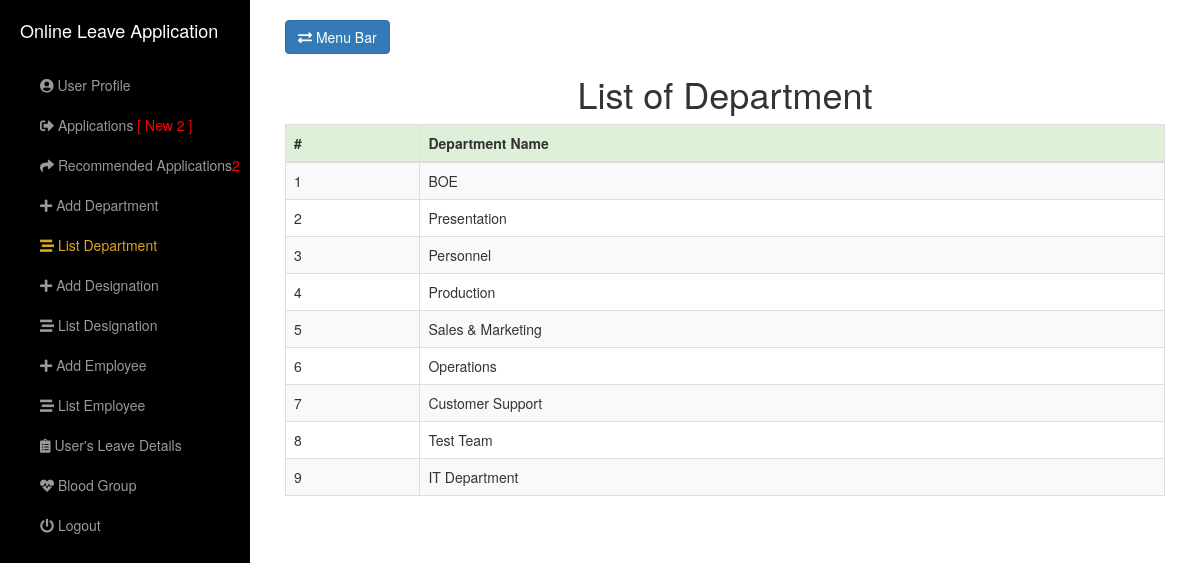
The app's page /view/ListDepartment.php (signed in) with its own data.
### tables this page shows
CREATE TABLE `employeedepartment` (
  `dptId` int(11) NOT NULL,
  `dptName` varchar(100) DEFAULT NULL,
  `dptEmployeeCodeNumberWhoAddDept` varchar(45) DEFAULT NULL
);

### model/DbOperationModel.php (called while the page is built, shortened)
<?php include("ConnectionModel.php"); ?>
<?php
class DbOperation
{
	function dbSelect($columnsName, $tablesName, $conditions)
	{
		$objConnection = new Connection();
		$objConnection->dbConnection();
		$con = $objConnection->con;
		$result = mysqli_query($con, "SELECT DISTINCT " . $columnsName . " FROM " . $tablesName . " WHERE " . $conditions);
		return $result;
	}
	function dbSelectAll($columnsName, $tablesName, $conditions)
	{
		$objConnection = new Connection();
		$objConnection->dbConnection();
		$con = $objConnection->con;
		$result = mysqli_query($con, "SELECT " . $columnsName . " FROM " . $tablesName . " WHERE " . $conditions);
		return $result;
	}
	function getForRecomandationNumber()
	{
		$objDbOperation = new DbOperation();
		$columnsName = "COUNT(lIsRecomanded)";
		$tablesName = "employeeleaveapplicationdetails";
		$conditions = "lIsRecomanded = 0";
		$result = $objDbOperation->dbSelectAll($columnsName, $tablesName, $conditions);
		return $result;
	}
	function getRecomandationNumber()
	{
		$objDbOperation = new DbOperation();
		$columnsName = "COUNT(lIsRecomanded)";
		$tablesName = "employeeleaveapplicationdetails";
		$conditions = "lIsRecomanded = 1 AND lIsApproved = 0";
		$result = $objDbOperation->dbSelectAll($columnsName, $tablesName, $conditions);
		return $result;
	}
}

### model/ConnectionModel.php (called while the page is built, shortened)
<?php
class Connection
{
	function dbConnection()
	{
		$serverName = "localhost";
		$userName = "root";
		$password = "Hunter42.";
		$con = mysqli_connect($serverName, $userName, $password);
		mysqli_select_db($con, "onleavemg");
		$this->con = $con;
	}
}
?>

### model/DepartmentModel.php (called while the page is built, shortened)
<?php include("DbOperationModel.php");?>
<?php
	class Department extends DbOperation
	{
		function getAllDpt($DescOrAsc)
		{
			$objDbOperation = new DbOperation();
			$columnsName = "*";
			$tablesName = "`employeedepartment`";
			$conditions = "1 ORDER BY `dptId`".$DescOrAsc;
			$result = $objDbOperation->dbSelect($columnsName,$tablesName,$conditions);
			return $result;
		}
	}
?>

### view/ListDepartment.php (the view, shortened to what this page needs)
<?php include("../model/DepartmentModel.php");
	if(isset($_SESSION['officeUserName']))
	{
		if ($_SESSION['empType'] == 2 || $_SESSION['empType'] == 1)
	{
?>
<!DOCTYPE html>
<html lang="en">
<head>
    <link href="../assets/bootstrap/css/bootstrap.min.css" rel="stylesheet">
	<link href="../assets/css/simple-sidebar.css" rel="stylesheet">
	<link rel="stylesheet" href="https://pro.fontawesome.com/releases/v5.10.0/css/all.css"/>
</head>
<body>
    <div id="wrapper">
        <div id="sidebar-wrapper">
            <ul class="sidebar-nav">
                <li class="sidebar-brand">
                    <a href="LeaveApplication.php">Online Leave Application</a>
                </li>
				<li>
                    <a href="UserProfile.php"><i class="fas fa-user-circle"></i> User Profile</a>
                </li>
					<?php
					$objLeaveApplication = new Department();
					$result = $objLeaveApplication->getForRecomandationNumber();
					while($row = mysqli_fetch_array($result))
					{
					?>
                <li>
                    <a href="Applications.php"><i class="fas fa-sign-out-alt"></i> Applications <span style="color:red"><?php if($row['COUNT(lIsRecomanded)'] != 0){ ?>[ New <?php echo $row['COUNT(lIsRecomanded)']; ?> ]<?php } ?></span></a>
                </li>
					<?php
					}
					$objLeaveApplication = new Department();
					$result = $objLeaveApplication->getRecomandationNumber();
					while($row = mysqli_fetch_array($result))
					{
					?>
				<li>
                    <a href="RecomandedApplications.php"><i class="fas fa-share"></i> Recommended Applications<span style="color:red"><?php if($row['COUNT(lIsRecomanded)'] != 0){ ?><?php echo $row['COUNT(lIsRecomanded)']; ?><?php } ?></span></a>
                </li>
					<?php
					}
					?>
                <li>
                    <a href="AddDepartment.php"><i class="fas fa-plus"></i> Add Department</a>
                </li>
                <li>
                    <a style="color:#DAA520;" href="ListDepartment.php"><i class="fas fa-stream"></i> List Department</a>
                </li>
                <li>
                    <a href="AddDesignation.php"><i class="fas fa-plus"></i> Add Designation</a>
                </li>
				<li>
                    <a href="ListDesignation.php"><i class="fas fa-stream"></i> List Designation</a>
                </li>
                <li>
                    <a href="AddEmployee.php"><i class="fas fa-plus"></i> Add Employee</a>
                </li>
				<li>
                    <a href="ListEmployee.php"><i class="fas fa-stream"></i> List Employee</a>
                </li>
				<li>
                    <a href="UsersLeaveDetails.php"><i class="fas fa-clipboard-list"></i> User's Leave Details</a>
                </li>
                <li>
                    <a href="ListOfUserBlood.php"><i class="fas fa-heartbeat"></i> Blood Group</a>
                </li>
                <li>
                    <a href="../controller/LogoutController.php"><i class="fas fa-power-off"></i> Logout</a>
                </li>
            </ul>
        </div>
        <div id="page-content-wrapper">
            <div class="container-fluid">
                <div class="row">
                    <div class="col-lg-12">
                        <a href="#menu-toggle" class="btn btn-primary" id="menu-toggle"><i class="fas fa-exchange-alt"></i> Menu Bar</a>
                        <h1 align="center">List of Department</h1>
                        <div class="table-responsive">
							<table class="table table-bordered table-hover table-striped">
								<thead>
									<tr class="success">
										<th>#</th>
										<th>Department Name</th>
									</tr>
								</thead>
								<tbody>
									<?php
									$objDepartment = new Department();
									$Asc = "ASC";
									$result = $objDepartment->getAllDpt($Asc);
									while($row = mysqli_fetch_array($result))
									{
									?>
										<tr>
											<td><?php echo $row['dptId'] ?></td>
											<td><?php echo $row['dptName'] ?></td>
										</tr>
									<?php
									}
									?>
								</tbody>
							</table>
						</div>
                    </div>
                </div>
            </div>
        </div>
    </div>
</body>
</html>
<?php
	}
	else
	{
		header("Location:../view/LeaveApplication.php");
	}
	}
	else
	{
		header("Location:../");
	}
?>

### assets/css/simple-sidebar.css (style rules this page uses)
#wrapper { padding-left: 0; -webkit-transition: all 0.5s ease; -moz-transition: all 0.5s ease; -o-transition: all 0.5s ease; transition: all 0.5s ease; }
#sidebar-wrapper { z-index: 1000; position: fixed; left: 250px; width: 0; height: 100%; margin-left: -250px; overflow-y: auto; background: #000; -webkit-transition: all 0.5s ease; -moz-transition: all 0.5s ease; -o-transition: all 0.5s ease; transition: all 0.5s ease; }
#page-content-wrapper { width: 100%; position: absolute; padding: 15px; }
.sidebar-nav { position: absolute; top: 0; width: 250px; margin: 0; padding: 0; list-style: none; }
.sidebar-nav li { text-indent: 20px; line-height: 40px; }
.sidebar-nav li a { display: block; text-decoration: none; color: #999999; }
.sidebar-nav > .sidebar-brand { height: 65px; font-size: 18px; line-height: 60px; }
.sidebar-nav > .sidebar-brand a { color: #999999; }
@media (min-width:768px) { #wrapper { padding-left: 250px; } }
@media (min-width:768px) { #sidebar-wrapper { width: 250px; } }
@media (min-width:768px) { #page-content-wrapper { padding: 20px; position: relative; } }

### records on screen
employeedepartment: dptId "1", dptName "BOE"
employeedepartment: dptId "2", dptName "Presentation"
employeedepartment: dptId "3", dptName "Personnel"
employeedepartment: dptId "4", dptName "Production"
employeedepartment: dptId "5", dptName "Sales & Marketing"
employeedepartment: dptId "6", dptName "Operations"
employeedepartment: dptId "7", dptName "Customer Support"
employeedepartment: dptId "8", dptName "Test Team"
employeedepartment: dptId "9", dptName "IT Department"

### other values on screen
$row['COUNT(lIsRecomanded)'] "2"
